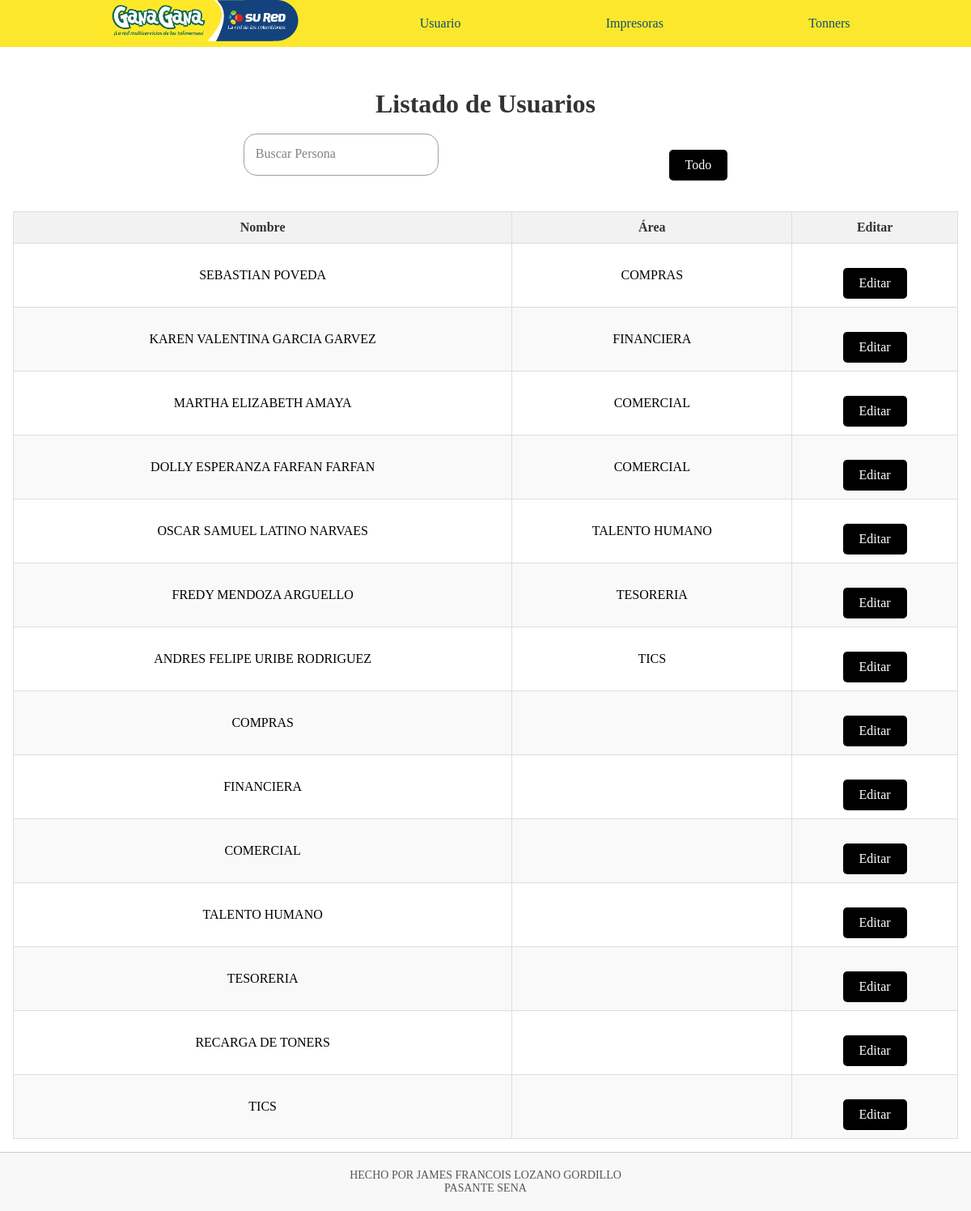
The page /buscar_Persona/ on the database as committed earlier.
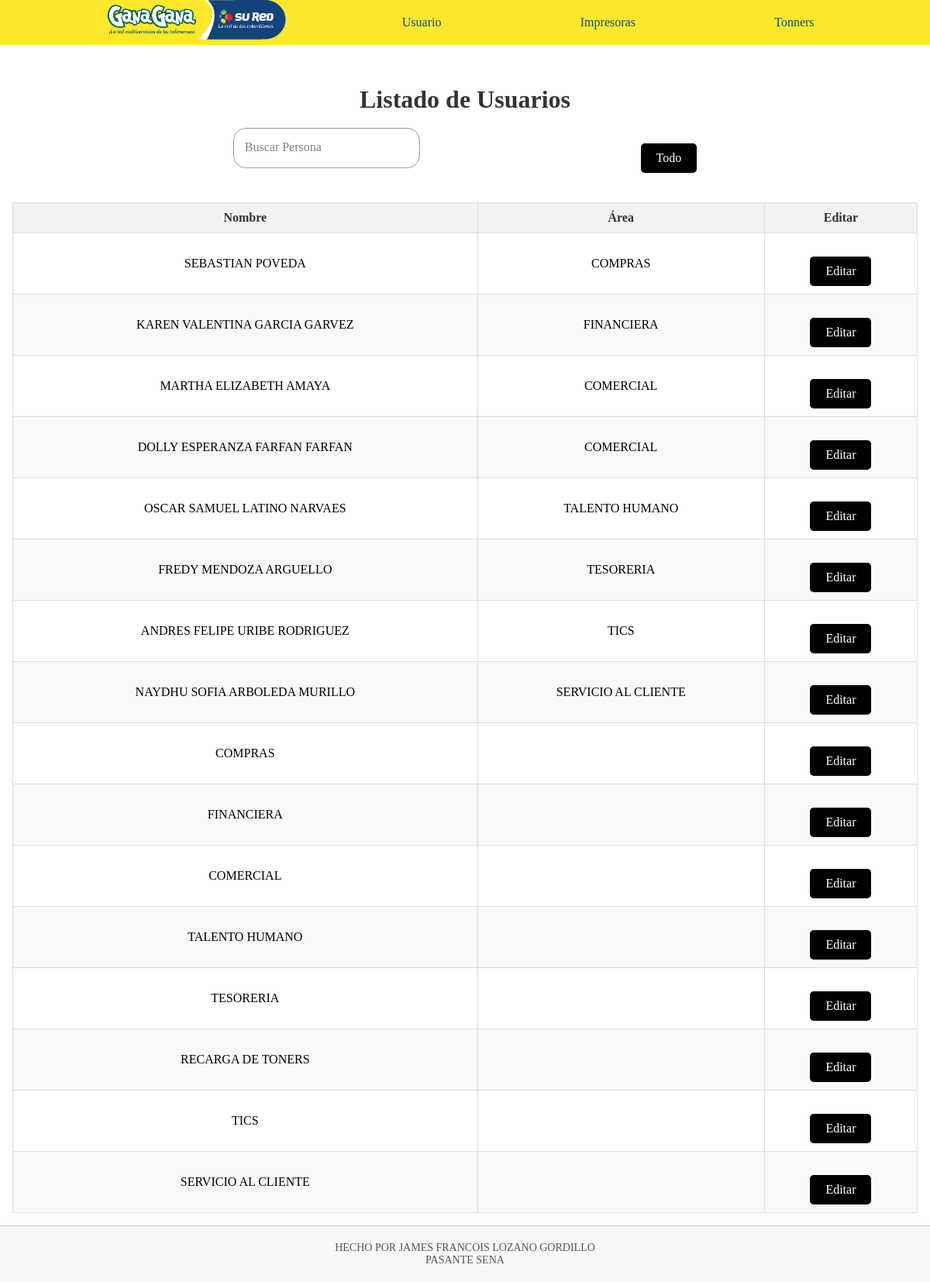
The same page on the database as committed later.
### Datos/models.py (models this page shows, shortened)
class Persona(models.Model):
    nombre = models.CharField(max_length=100)
    firma = models.ImageField(upload_to='firmas/')
    area = models.ForeignKey(Area, on_delete=models.SET_NULL, null=True, blank=True)

class Area(models.Model):
    nombre = models.CharField(max_length=20)
    def __str__(self) -> str:
        return self.nombre

### Datos/views.py (the view)
# urls.py: path('buscar_Persona/', views.buscar_Persona, name='buscar_Persona'),
def buscar_Persona(request):
    query = request.GET.get('q', '')
    personas = Persona.objects.filter(nombre__icontains=query)
    areas = Area.objects.filter(nombre__icontains=query)
    producto = list(personas) + list(areas)
    return render(request, 'vista/lista_personas.html', {'producto': producto})

### Datos/templates/vista/lista_personas.html (shortened to what this page needs)
{% extends 'layouts/base.html' %}
{% block content %}
<br>
<br>
<!DOCTYPE html>
<html lang="es">
<head>
</head>
<body>
    <h1>Listado de Usuarios</h1>
    <br>
    <center>
        <div style="display: flex; justify-content: space-evenly;">
            <form method="GET" action="{% url 'buscar_Persona' %}">
                <div class="input-group">
                    <input required="" type="text" name="q" autocomplete="off" class="input">
                    <label class="user-label">Buscar Persona</label>
                </div>
            </form>
            <a href="{% url 'Listado_Personas' %}" class="btn">Todo</a>
        </div>
    </center>
    <br>
    <table border="1">
        <thead>
            <tr>
                <th>Nombre</th>
                <th>Área</th>
                <th>Editar</th>
            </tr>
        </thead>
        <tbody>
            {% for item in producto %}
                <tr>
                    <td>{{ item.nombre }}</td>
                    <td>{{ item.area }}</td>
                    <td>
                        <a href="{% url 'Editar_Persona' item.id %}" class="btn">Editar</a>
                    </td>
                </tr>
            {% empty %}
                <tr>
                    <td colspan="3">No se encontraron resultados.</td>
                </tr>
            {% endfor %}
        </tbody>
    </table>
</body>
</html>
{% endblock %}

Rows that differ between the two databases and show on the page:
added Persona: nombre "NAYDHU SOFIA ARBOLEDA MURILLO", area "SERVICIO AL CLIENTE"
added Area: nombre "SERVICIO AL CLIENTE"
